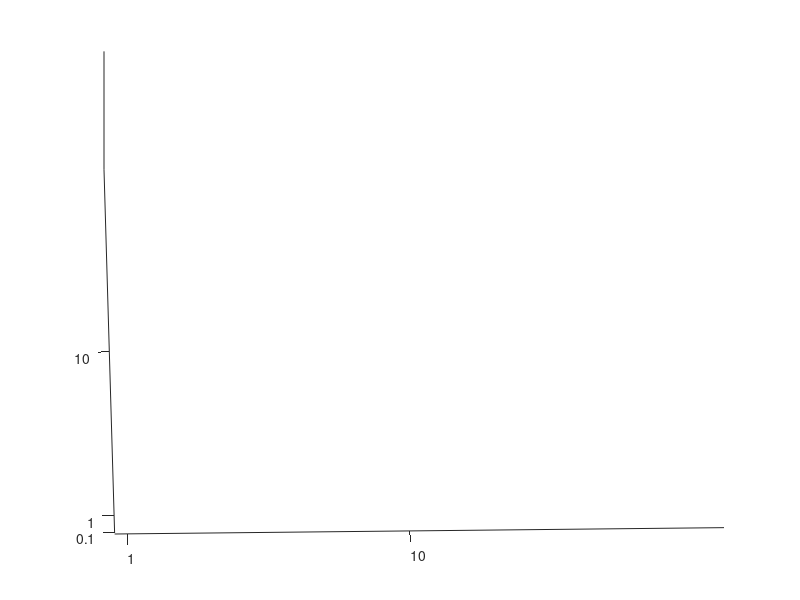

MATLAB code to generate this figure:
%net1



%net84


%with unstable


%without unstable
set(gca,'ZTick',[])
view(-1,72)
zlabel('')
axis([.6 20 .005 20 .005 20])
set(gca,'GridLineStyle','--')
set(gca,'XTick',[.1 1 10])
set(gca,'YTick',[.1 1 10])
print -depsc 'net84_00_Uc_noZ_-1_72'